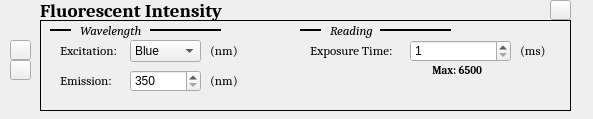
<?xml version="1.0" encoding="UTF-8"?>
<ui version="4.0">
 <class>Form</class>
 <widget class="QWidget" name="Form">
  <property name="geometry">
   <rect>
    <x>0</x>
    <y>0</y>
    <width>593</width>
    <height>119</height>
   </rect>
  </property>
  <property name="windowTitle">
   <string>Form</string>
  </property>
  <widget class="QLabel" name="label_7">
   <property name="geometry">
    <rect>
     <x>50</x>
     <y>20</y>
     <width>21</width>
     <height>21</height>
    </rect>
   </property>
   <property name="font">
    <font>
     <family>Cambria</family>
     <pointsize>10</pointsize>
     <weight>50</weight>
     <italic>true</italic>
     <bold>false</bold>
    </font>
   </property>
   <property name="frameShape">
    <enum>QFrame::HLine</enum>
   </property>
   <property name="frameShadow">
    <enum>QFrame::Plain</enum>
   </property>
   <property name="lineWidth">
    <number>2</number>
   </property>
   <property name="text">
    <string/>
   </property>
  </widget>
  <widget class="QLabel" name="label_12">
   <property name="geometry">
    <rect>
     <x>210</x>
     <y>40</y>
     <width>31</width>
     <height>21</height>
    </rect>
   </property>
   <property name="font">
    <font>
     <family>Cambria</family>
     <pointsize>10</pointsize>
    </font>
   </property>
   <property name="frameShape">
    <enum>QFrame::NoFrame</enum>
   </property>
   <property name="frameShadow">
    <enum>QFrame::Sunken</enum>
   </property>
   <property name="lineWidth">
    <number>1</number>
   </property>
   <property name="text">
    <string>(nm)</string>
   </property>
  </widget>
  <widget class="QLabel" name="label_14">
   <property name="geometry">
    <rect>
     <x>520</x>
     <y>40</y>
     <width>31</width>
     <height>21</height>
    </rect>
   </property>
   <property name="font">
    <font>
     <family>Cambria</family>
     <pointsize>10</pointsize>
    </font>
   </property>
   <property name="frameShape">
    <enum>QFrame::NoFrame</enum>
   </property>
   <property name="frameShadow">
    <enum>QFrame::Sunken</enum>
   </property>
   <property name="lineWidth">
    <number>1</number>
   </property>
   <property name="text">
    <string>(ms)</string>
   </property>
  </widget>
  <widget class="QLabel" name="label_10">
   <property name="geometry">
    <rect>
     <x>330</x>
     <y>20</y>
     <width>71</width>
     <height>21</height>
    </rect>
   </property>
   <property name="font">
    <font>
     <family>Cambria</family>
     <pointsize>10</pointsize>
     <weight>50</weight>
     <italic>true</italic>
     <bold>false</bold>
    </font>
   </property>
   <property name="frameShape">
    <enum>QFrame::NoFrame</enum>
   </property>
   <property name="frameShadow">
    <enum>QFrame::Sunken</enum>
   </property>
   <property name="lineWidth">
    <number>1</number>
   </property>
   <property name="text">
    <string>Reading</string>
   </property>
  </widget>
  <widget class="QLabel" name="label_6">
   <property name="geometry">
    <rect>
     <x>40</x>
     <y>20</y>
     <width>531</width>
     <height>91</height>
    </rect>
   </property>
   <property name="font">
    <font>
     <family>Cambria</family>
    </font>
   </property>
   <property name="frameShape">
    <enum>QFrame::Panel</enum>
   </property>
   <property name="frameShadow">
    <enum>QFrame::Plain</enum>
   </property>
   <property name="lineWidth">
    <number>1</number>
   </property>
   <property name="text">
    <string/>
   </property>
  </widget>
  <widget class="QSpinBox" name="spinBox_2">
   <property name="geometry">
    <rect>
     <x>410</x>
     <y>40</y>
     <width>101</width>
     <height>22</height>
    </rect>
   </property>
   <property name="minimum">
    <number>1</number>
   </property>
   <property name="maximum">
    <number>6500</number>
   </property>
  </widget>
  <widget class="QLabel" name="label_15">
   <property name="geometry">
    <rect>
     <x>430</x>
     <y>60</y>
     <width>61</width>
     <height>21</height>
    </rect>
   </property>
   <property name="font">
    <font>
     <family>Cambria</family>
     <pointsize>8</pointsize>
     <weight>75</weight>
     <bold>true</bold>
    </font>
   </property>
   <property name="frameShape">
    <enum>QFrame::NoFrame</enum>
   </property>
   <property name="frameShadow">
    <enum>QFrame::Sunken</enum>
   </property>
   <property name="lineWidth">
    <number>1</number>
   </property>
   <property name="text">
    <string> Max: 6500</string>
   </property>
  </widget>
  <widget class="QLabel" name="label_5">
   <property name="geometry">
    <rect>
     <x>150</x>
     <y>20</y>
     <width>71</width>
     <height>21</height>
    </rect>
   </property>
   <property name="font">
    <font>
     <family>Cambria</family>
     <pointsize>10</pointsize>
     <weight>50</weight>
     <italic>true</italic>
     <bold>false</bold>
    </font>
   </property>
   <property name="frameShape">
    <enum>QFrame::HLine</enum>
   </property>
   <property name="frameShadow">
    <enum>QFrame::Plain</enum>
   </property>
   <property name="lineWidth">
    <number>2</number>
   </property>
   <property name="text">
    <string/>
   </property>
  </widget>
  <widget class="QLabel" name="label_2">
   <property name="geometry">
    <rect>
     <x>40</x>
     <y>0</y>
     <width>191</width>
     <height>21</height>
    </rect>
   </property>
   <property name="font">
    <font>
     <family>Cambria</family>
     <pointsize>14</pointsize>
     <weight>75</weight>
     <italic>false</italic>
     <bold>true</bold>
    </font>
   </property>
   <property name="frameShape">
    <enum>QFrame::NoFrame</enum>
   </property>
   <property name="frameShadow">
    <enum>QFrame::Sunken</enum>
   </property>
   <property name="lineWidth">
    <number>1</number>
   </property>
   <property name="text">
    <string>Fluorescent Intensity</string>
   </property>
  </widget>
  <widget class="QLabel" name="label_9">
   <property name="geometry">
    <rect>
     <x>380</x>
     <y>20</y>
     <width>71</width>
     <height>21</height>
    </rect>
   </property>
   <property name="font">
    <font>
     <family>Cambria</family>
     <pointsize>10</pointsize>
     <weight>50</weight>
     <italic>true</italic>
     <bold>false</bold>
    </font>
   </property>
   <property name="frameShape">
    <enum>QFrame::HLine</enum>
   </property>
   <property name="frameShadow">
    <enum>QFrame::Plain</enum>
   </property>
   <property name="lineWidth">
    <number>2</number>
   </property>
   <property name="text">
    <string/>
   </property>
  </widget>
  <widget class="QLabel" name="label_8">
   <property name="geometry">
    <rect>
     <x>300</x>
     <y>20</y>
     <width>21</width>
     <height>21</height>
    </rect>
   </property>
   <property name="font">
    <font>
     <family>Cambria</family>
     <pointsize>10</pointsize>
     <weight>50</weight>
     <italic>true</italic>
     <bold>false</bold>
    </font>
   </property>
   <property name="frameShape">
    <enum>QFrame::HLine</enum>
   </property>
   <property name="frameShadow">
    <enum>QFrame::Plain</enum>
   </property>
   <property name="lineWidth">
    <number>2</number>
   </property>
   <property name="text">
    <string/>
   </property>
  </widget>
  <widget class="QLabel" name="label_13">
   <property name="geometry">
    <rect>
     <x>310</x>
     <y>40</y>
     <width>91</width>
     <height>21</height>
    </rect>
   </property>
   <property name="font">
    <font>
     <family>Cambria</family>
     <pointsize>10</pointsize>
    </font>
   </property>
   <property name="frameShape">
    <enum>QFrame::NoFrame</enum>
   </property>
   <property name="frameShadow">
    <enum>QFrame::Sunken</enum>
   </property>
   <property name="lineWidth">
    <number>1</number>
   </property>
   <property name="text">
    <string>Exposure Time:</string>
   </property>
  </widget>
  <widget class="QLabel" name="label_4">
   <property name="geometry">
    <rect>
     <x>80</x>
     <y>20</y>
     <width>71</width>
     <height>21</height>
    </rect>
   </property>
   <property name="font">
    <font>
     <family>Cambria</family>
     <pointsize>10</pointsize>
     <weight>50</weight>
     <italic>true</italic>
     <bold>false</bold>
    </font>
   </property>
   <property name="frameShape">
    <enum>QFrame::NoFrame</enum>
   </property>
   <property name="frameShadow">
    <enum>QFrame::Sunken</enum>
   </property>
   <property name="lineWidth">
    <number>1</number>
   </property>
   <property name="text">
    <string>Wavelength</string>
   </property>
  </widget>
  <widget class="QLabel" name="label_11">
   <property name="geometry">
    <rect>
     <x>60</x>
     <y>40</y>
     <width>91</width>
     <height>21</height>
    </rect>
   </property>
   <property name="font">
    <font>
     <family>Cambria</family>
     <pointsize>10</pointsize>
    </font>
   </property>
   <property name="frameShape">
    <enum>QFrame::NoFrame</enum>
   </property>
   <property name="frameShadow">
    <enum>QFrame::Sunken</enum>
   </property>
   <property name="lineWidth">
    <number>1</number>
   </property>
   <property name="text">
    <string>Excitation:</string>
   </property>
  </widget>
  <widget class="QComboBox" name="comboBox">
   <property name="geometry">
    <rect>
     <x>130</x>
     <y>40</y>
     <width>71</width>
     <height>22</height>
    </rect>
   </property>
   <item>
    <property name="text">
     <string>Blue</string>
    </property>
   </item>
   <item>
    <property name="text">
     <string>Green</string>
    </property>
   </item>
   <item>
    <property name="text">
     <string>Orange</string>
    </property>
   </item>
  </widget>
  <widget class="QLabel" name="label_16">
   <property name="geometry">
    <rect>
     <x>60</x>
     <y>70</y>
     <width>71</width>
     <height>21</height>
    </rect>
   </property>
   <property name="font">
    <font>
     <family>Cambria</family>
     <pointsize>10</pointsize>
    </font>
   </property>
   <property name="frameShape">
    <enum>QFrame::NoFrame</enum>
   </property>
   <property name="frameShadow">
    <enum>QFrame::Sunken</enum>
   </property>
   <property name="lineWidth">
    <number>1</number>
   </property>
   <property name="text">
    <string>Emission:</string>
   </property>
  </widget>
  <widget class="QLabel" name="label_17">
   <property name="geometry">
    <rect>
     <x>210</x>
     <y>70</y>
     <width>31</width>
     <height>21</height>
    </rect>
   </property>
   <property name="font">
    <font>
     <family>Cambria</family>
     <pointsize>10</pointsize>
    </font>
   </property>
   <property name="frameShape">
    <enum>QFrame::NoFrame</enum>
   </property>
   <property name="frameShadow">
    <enum>QFrame::Sunken</enum>
   </property>
   <property name="lineWidth">
    <number>1</number>
   </property>
   <property name="text">
    <string>(nm)</string>
   </property>
  </widget>
  <widget class="QSpinBox" name="spinBox_3">
   <property name="geometry">
    <rect>
     <x>130</x>
     <y>70</y>
     <width>71</width>
     <height>22</height>
    </rect>
   </property>
   <property name="minimum">
    <number>350</number>
   </property>
   <property name="maximum">
    <number>700</number>
   </property>
  </widget>
  <widget class="QPushButton" name="pushButton">
   <property name="geometry">
    <rect>
     <x>550</x>
     <y>0</y>
     <width>21</width>
     <height>20</height>
    </rect>
   </property>
   <property name="text">
    <string/>
   </property>
   <property name="icon">
    <iconset>
     <normaloff>x-mark-4-512.png</normaloff>x-mark-4-512.png</iconset>
   </property>
   <property name="iconSize">
    <size>
     <width>12</width>
     <height>12</height>
    </size>
   </property>
  </widget>
  <widget class="QPushButton" name="pushButton_3">
   <property name="geometry">
    <rect>
     <x>10</x>
     <y>60</y>
     <width>21</width>
     <height>20</height>
    </rect>
   </property>
   <property name="text">
    <string/>
   </property>
   <property name="icon">
    <iconset>
     <normaloff>MoveDownLogo.svg</normaloff>MoveDownLogo.svg</iconset>
   </property>
  </widget>
  <widget class="QPushButton" name="pushButton_2">
   <property name="geometry">
    <rect>
     <x>10</x>
     <y>40</y>
     <width>21</width>
     <height>20</height>
    </rect>
   </property>
   <property name="text">
    <string/>
   </property>
   <property name="icon">
    <iconset>
     <normaloff>MoveUpLogo.svg</normaloff>MoveUpLogo.svg</iconset>
   </property>
  </widget>
  <zorder>label_6</zorder>
  <zorder>label_7</zorder>
  <zorder>label_12</zorder>
  <zorder>label_14</zorder>
  <zorder>label_10</zorder>
  <zorder>spinBox_2</zorder>
  <zorder>label_15</zorder>
  <zorder>label_5</zorder>
  <zorder>label_2</zorder>
  <zorder>label_9</zorder>
  <zorder>label_8</zorder>
  <zorder>label_13</zorder>
  <zorder>label_4</zorder>
  <zorder>label_11</zorder>
  <zorder>comboBox</zorder>
  <zorder>label_16</zorder>
  <zorder>label_17</zorder>
  <zorder>spinBox_3</zorder>
  <zorder>pushButton</zorder>
  <zorder>pushButton_3</zorder>
  <zorder>pushButton_2</zorder>
 </widget>
 <resources/>
 <connections/>
</ui>
